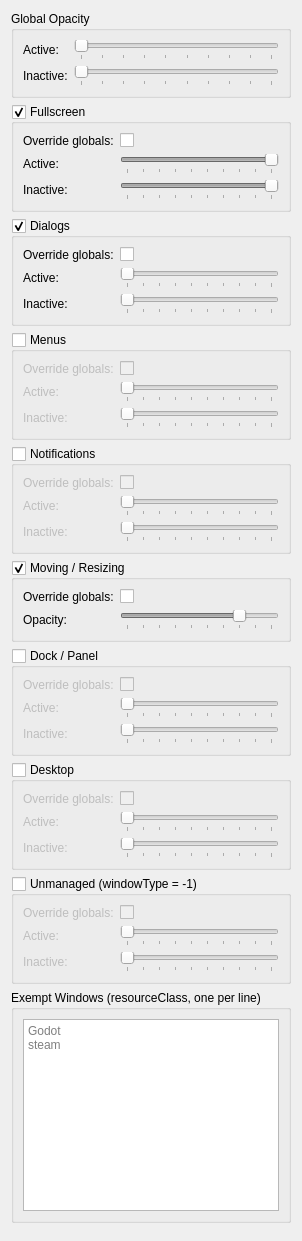
<?xml version="1.0" encoding="UTF-8"?>
<ui version="4.0">
    <class>CTEConfig</class>
        <widget class="QWidget" name="CTEConfig">
        <property name="windowTitle"><string>Consolidated Translucency Effect</string></property>
        <layout class="QVBoxLayout" name="mainLayout">
            <!-- Global -->
            <item>
                <widget class="QGroupBox" name="globalGroup">
                    <property name="title">
                        <string>Global Opacity</string>
                    </property>
                    <layout class="QFormLayout" name="globalForm">
                        <item column="0" row="0">
                            <widget class="QLabel" name="globalActiveLabel">
                                <property name="text">
                                    <string>Active:</string>
                                </property>
                            </widget>
                        </item>
                        <item column="1" row="0">
                            <widget class="QSlider" name="kcfg_GlobalActive">
                                <property name="minimum">
                                    <number>10</number>
                                </property>
                                <property name="maximum">
                                    <number>100</number>
                                </property>
                                <property name="orientation">
                                    <enum>Qt::Horizontal</enum>
                                </property>
                                <property name="tickPosition">
                                    <enum>QSlider::TicksBelow</enum>
                                </property>
                                <property name="tickInterval">
                                    <number>10</number>
                                </property>
                            </widget>
                        </item>
                        <item column="0" row="1">
                            <widget class="QLabel" name="globalInactiveLabel">
                                <property name="text">
                                    <string>Inactive:</string>
                                </property>
                            </widget>
                        </item>
                        <item column="1" row="1">
                            <widget class="QSlider" name="kcfg_GlobalInactive">
                                <property name="minimum">
                                    <number>10</number>
                                </property>
                                <property name="maximum">
                                    <number>100</number>
                                </property>
                                <property name="orientation">
                                    <enum>Qt::Horizontal</enum>
                                </property>
                                <property name="tickPosition">
                                    <enum>QSlider::TicksBelow</enum>
                                </property>
                                <property name="tickInterval">
                                    <number>10</number>
                                </property>
                            </widget>
                        </item>
                    </layout>
                </widget>
            </item>
            <!-- Fullscreen -->
            <item>
                <widget class="QGroupBox" name="kcfg_FullscreenEnabled">
                    <property name="title">
                        <string>Fullscreen</string>
                    </property>
                    <property name="checkable">
                        <bool>true</bool>
                    </property>
                    <property name="checked">
                        <bool>true</bool>
                    </property>
                    <layout class="QFormLayout" name="fullscreenForm">
                        <item column="0" row="0">
                            <widget class="QLabel" name="fullscreenOverrideLabel">
                                <property name="text">
                                    <string>Override globals:</string>
                                </property>
                            </widget>
                        </item>
                        <item column="1" row="0">
                            <widget class="QCheckBox" name="kcfg_FullscreenOverride"/>
                        </item>
                        <item column="0" row="1">
                            <widget class="QLabel" name="fullscreenActiveLabel">
                                <property name="text">
                                    <string>Active:</string>
                                </property>
                            </widget>
                        </item>
                        <item column="1" row="1">
                            <widget class="QSlider" name="kcfg_FullscreenActive">
                                <property name="minimum">
                                    <number>10</number>
                                </property>
                                <property name="maximum">
                                    <number>100</number>
                                </property>
                                <property name="value">
                                    <number>100</number>
                                </property>
                                <property name="orientation">
                                    <enum>Qt::Horizontal</enum>
                                </property>
                                <property name="tickPosition">
                                    <enum>QSlider::TicksBelow</enum>
                                </property>
                                <property name="tickInterval">
                                    <number>10</number>
                                </property>
                                <property name="enabled">
                                    <bool>false</bool>
                                </property>
                            </widget>
                        </item>
                        <item column="0" row="2">
                            <widget class="QLabel" name="fullscreenInactiveLabel">
                                <property name="text">
                                    <string>Inactive:</string>
                                </property>
                            </widget>
                        </item>
                        <item column="1" row="2">
                            <widget class="QSlider" name="kcfg_FullscreenInactive">
                                <property name="minimum">
                                    <number>10</number>
                                </property>
                                <property name="maximum">
                                    <number>100</number>
                                </property>
                                <property name="value">
                                    <number>100</number>
                                </property>
                                <property name="orientation">
                                    <enum>Qt::Horizontal</enum>
                                </property>
                                <property name="tickPosition">
                                    <enum>QSlider::TicksBelow</enum>
                                </property>
                                <property name="tickInterval">
                                    <number>10</number>
                                </property>
                                <property name="enabled">
                                    <bool>false</bool>
                                </property>
                            </widget>
                        </item>
                    </layout>
                </widget>
            </item>
            <!-- Dialogs -->
            <item>
                <widget class="QGroupBox" name="kcfg_DialogsEnabled">
                    <property name="title">
                        <string>Dialogs</string>
                    </property>
                    <property name="checkable">
                        <bool>true</bool>
                    </property>
                    <property name="checked">
                        <bool>true</bool>
                    </property>
                    <layout class="QFormLayout" name="dialogsForm">
                        <item column="0" row="0">
                            <widget class="QLabel" name="dialogsOverrideLabel">
                                <property name="text">
                                    <string>Override globals:</string>
                                </property>
                            </widget>
                        </item>
                        <item column="1" row="0">
                            <widget class="QCheckBox" name="kcfg_DialogsOverride"/>
                        </item>
                        <item column="0" row="1">
                            <widget class="QLabel" name="dialogsActiveLabel">
                                <property name="text">
                                    <string>Active:</string>
                                </property>
                            </widget>
                        </item>
                        <item column="1" row="1">
                            <widget class="QSlider" name="kcfg_DialogsActive">
                                <property name="minimum">
                                    <number>10</number>
                                </property>
                                <property name="maximum">
                                    <number>100</number>
                                </property>
                                <property name="orientation">
                                    <enum>Qt::Horizontal</enum>
                                </property>
                                <property name="tickPosition">
                                    <enum>QSlider::TicksBelow</enum>
                                </property>
                                <property name="tickInterval">
                                    <number>10</number>
                                </property>
                                <property name="enabled">
                                    <bool>false</bool>
                                </property>
                            </widget>
                        </item>
                        <item column="0" row="2">
                            <widget class="QLabel" name="dialogsInactiveLabel">
                                <property name="text">
                                    <string>Inactive:</string>
                                </property>
                            </widget>
                        </item>
                        <item column="1" row="2">
                            <widget class="QSlider" name="kcfg_DialogsInactive">
                                <property name="minimum">
                                    <number>10</number>
                                </property>
                                <property name="maximum">
                                    <number>100</number>
                                </property>
                                <property name="orientation">
                                    <enum>Qt::Horizontal</enum>
                                </property>
                                <property name="tickPosition">
                                    <enum>QSlider::TicksBelow</enum>
                                </property>
                                <property name="tickInterval">
                                    <number>10</number>
                                </property>
                                <property name="enabled">
                                    <bool>false</bool>
                                </property>
                            </widget>
                        </item>
                    </layout>
                </widget>
            </item>
            <!-- Menus -->
            <item>
                <widget class="QGroupBox" name="kcfg_MenusEnabled">
                    <property name="title">
                        <string>Menus</string>
                    </property>
                    <property name="checkable">
                        <bool>true</bool>
                    </property>
                    <property name="checked">
                        <bool>false</bool>
                    </property>
                    <layout class="QFormLayout" name="menusForm">
                        <item column="0" row="0">
                            <widget class="QLabel" name="menusOverrideLabel">
                                <property name="text">
                                    <string>Override globals:</string>
                                </property>
                            </widget>
                        </item>
                        <item column="1" row="0">
                            <widget class="QCheckBox" name="kcfg_MenusOverride"/>
                        </item>
                        <item column="0" row="1">
                            <widget class="QLabel" name="menusActiveLabel">
                                <property name="text">
                                    <string>Active:</string>
                                </property>
                            </widget>
                        </item>
                        <item column="1" row="1">
                            <widget class="QSlider" name="kcfg_MenusActive">
                                <property name="minimum">
                                    <number>10</number>
                                </property>
                                <property name="maximum">
                                    <number>100</number>
                                </property>
                                <property name="orientation">
                                    <enum>Qt::Horizontal</enum>
                                </property>
                                <property name="tickPosition">
                                    <enum>QSlider::TicksBelow</enum>
                                </property>
                                <property name="tickInterval">
                                    <number>10</number>
                                </property>
                                <property name="enabled">
                                    <bool>false</bool>
                                </property>
                            </widget>
                        </item>
                        <item column="0" row="2">
                            <widget class="QLabel" name="menusInactiveLabel">
                                <property name="text">
                                    <string>Inactive:</string>
                                </property>
                            </widget>
                        </item>
                        <item column="1" row="2">
                            <widget class="QSlider" name="kcfg_MenusInactive">
                                <property name="minimum">
                                    <number>10</number>
                                </property>
                                <property name="maximum">
                                    <number>100</number>
                                </property>
                                <property name="orientation">
                                    <enum>Qt::Horizontal</enum>
                                </property>
                                <property name="tickPosition">
                                    <enum>QSlider::TicksBelow</enum>
                                </property>
                                <property name="tickInterval">
                                    <number>10</number>
                                </property>
                                <property name="enabled">
                                    <bool>false</bool>
                                </property>
                            </widget>
                        </item>
                    </layout>
                </widget>
            </item>
            <!-- Notifications -->
            <item>
                <widget class="QGroupBox" name="kcfg_NotificationsEnabled">
                    <property name="title">
                        <string>Notifications</string>
                    </property>
                    <property name="checkable">
                        <bool>true</bool>
                    </property>
                    <property name="checked">
                        <bool>false</bool>
                    </property>
                    <layout class="QFormLayout" name="notificationsForm">
                        <item column="0" row="0">
                            <widget class="QLabel" name="notificationsOverrideLabel">
                                <property name="text">
                                    <string>Override globals:</string>
                                </property>
                            </widget>
                        </item>
                        <item column="1" row="0">
                            <widget class="QCheckBox" name="kcfg_NotificationsOverride"/>
                        </item>
                        <item column="0" row="1">
                            <widget class="QLabel" name="notificationsActiveLabel">
                                <property name="text">
                                    <string>Active:</string>
                                </property>
                            </widget>
                        </item>
                        <item column="1" row="1">
                            <widget class="QSlider" name="kcfg_NotificationsActive">
                                <property name="minimum">
                                    <number>10</number>
                                </property>
                                <property name="maximum">
                                    <number>100</number>
                                </property>
                                <property name="orientation">
                                    <enum>Qt::Horizontal</enum>
                                </property>
                                <property name="tickPosition">
                                    <enum>QSlider::TicksBelow</enum>
                                </property>
                                <property name="tickInterval">
                                    <number>10</number>
                                </property>
                                <property name="enabled">
                                    <bool>false</bool>
                                </property>
                            </widget>
                        </item>
                        <item column="0" row="2">
                            <widget class="QLabel" name="notificationsInactiveLabel">
                                <property name="text">
                                    <string>Inactive:</string>
                                </property>
                            </widget>
                        </item>
                        <item column="1" row="2">
                            <widget class="QSlider" name="kcfg_NotificationsInactive">
                                <property name="minimum">
                                    <number>10</number>
                                </property>
                                <property name="maximum">
                                    <number>100</number>
                                </property>
                                <property name="orientation">
                                    <enum>Qt::Horizontal</enum>
                                </property>
                                <property name="tickPosition">
                                    <enum>QSlider::TicksBelow</enum>
                                </property>
                                <property name="tickInterval">
                                    <number>10</number>
                                </property>
                                <property name="enabled">
                                    <bool>false</bool>
                                </property>
                            </widget>
                        </item>
                    </layout>
                </widget>
            </item>
            <!-- Move/Resize -->
            <item>
                <widget class="QGroupBox" name="kcfg_MoveResizeEnabled">
                    <property name="title">
                        <string>Moving / Resizing</string>
                    </property>
                    <property name="checkable">
                        <bool>true</bool>
                    </property>
                    <property name="checked">
                        <bool>true</bool>
                    </property>
                    <layout class="QFormLayout" name="moveResizeForm">
                        <item column="0" row="0">
                            <widget class="QLabel" name="moveResizeOverrideLabel">
                                <property name="text">
                                    <string>Override globals:</string>
                                </property>
                            </widget>
                        </item>
                        <item column="1" row="0">
                            <widget class="QCheckBox" name="kcfg_MoveResizeOverride"/>
                        </item>
                        <item column="0" row="1">
                            <widget class="QLabel" name="moveResizeOpacityLabel">
                                <property name="text">
                                    <string>Opacity:</string>
                                </property>
                            </widget>
                        </item>
                        <item column="1" row="1">
                            <widget class="QSlider" name="kcfg_MoveResizeOpacity">
                                <property name="minimum">
                                    <number>10</number>
                                </property>
                                <property name="maximum">
                                    <number>100</number>
                                </property>
                                <property name="value">
                                    <number>80</number>
                                </property>
                                <property name="orientation">
                                    <enum>Qt::Horizontal</enum>
                                </property>
                                <property name="tickPosition">
                                    <enum>QSlider::TicksBelow</enum>
                                </property>
                                <property name="tickInterval">
                                    <number>10</number>
                                </property>
                                <property name="enabled">
                                    <bool>false</bool>
                                </property>
                            </widget>
                        </item>
                    </layout>
                </widget>
            </item>
            <!-- Dock -->
            <item>
                <widget class="QGroupBox" name="kcfg_DockEnabled">
                    <property name="title">
                        <string>Dock / Panel</string>
                    </property>
                    <property name="checkable">
                        <bool>true</bool>
                    </property>
                    <property name="checked">
                        <bool>false</bool>
                    </property>
                    <layout class="QFormLayout" name="dockForm">
                        <item column="0" row="0">
                            <widget class="QLabel" name="dockOverrideLabel">
                                <property name="text">
                                    <string>Override globals:</string>
                                </property>
                            </widget>
                        </item>
                        <item column="1" row="0">
                            <widget class="QCheckBox" name="kcfg_DockOverride"/>
                        </item>
                        <item column="0" row="1">
                            <widget class="QLabel" name="dockActiveLabel">
                                <property name="text">
                                    <string>Active:</string>
                                </property>
                            </widget>
                        </item>
                        <item column="1" row="1">
                            <widget class="QSlider" name="kcfg_DockActive">
                                <property name="minimum">
                                    <number>10</number>
                                </property>
                                <property name="maximum">
                                    <number>100</number>
                                </property>
                                <property name="orientation">
                                    <enum>Qt::Horizontal</enum>
                                </property>
                                <property name="tickPosition">
                                    <enum>QSlider::TicksBelow</enum>
                                </property>
                                <property name="tickInterval">
                                    <number>10</number>
                                </property>
                                <property name="enabled">
                                    <bool>false</bool>
                                </property>
                            </widget>
                        </item>
                        <item column="0" row="2">
                            <widget class="QLabel" name="dockInactiveLabel">
                                <property name="text">
                                    <string>Inactive:</string>
                                </property>
                            </widget>
                        </item>
                        <item column="1" row="2">
                            <widget class="QSlider" name="kcfg_DockInactive">
                                <property name="minimum">
                                    <number>10</number>
                                </property>
                                <property name="maximum">
                                    <number>100</number>
                                </property>
                                <property name="orientation">
                                    <enum>Qt::Horizontal</enum>
                                </property>
                                <property name="tickPosition">
                                    <enum>QSlider::TicksBelow</enum>
                                </property>
                                <property name="tickInterval">
                                    <number>10</number>
                                </property>
                                <property name="enabled">
                                    <bool>false</bool>
                                </property>
                            </widget>
                        </item>
                    </layout>
                </widget>
            </item>
            <!-- Desktop -->
            <item>
                <widget class="QGroupBox" name="kcfg_DesktopEnabled">
                    <property name="title">
                        <string>Desktop</string>
                    </property>
                    <property name="checkable">
                        <bool>true</bool>
                    </property>
                    <property name="checked">
                        <bool>false</bool>
                    </property>
                    <layout class="QFormLayout" name="desktopForm">
                        <item column="0" row="0">
                            <widget class="QLabel" name="desktopOverrideLabel">
                                <property name="text">
                                    <string>Override globals:</string>
                                </property>
                            </widget>
                        </item>
                        <item column="1" row="0">
                            <widget class="QCheckBox" name="kcfg_DesktopOverride"/>
                        </item>
                        <item column="0" row="1">
                            <widget class="QLabel" name="desktopActiveLabel">
                                <property name="text">
                                    <string>Active:</string>
                                </property>
                            </widget>
                        </item>
                        <item column="1" row="1">
                            <widget class="QSlider" name="kcfg_DesktopActive">
                                <property name="minimum">
                                    <number>10</number>
                                </property>
                                <property name="maximum">
                                    <number>100</number>
                                </property>
                                <property name="orientation">
                                    <enum>Qt::Horizontal</enum>
                                </property>
                                <property name="tickPosition">
                                    <enum>QSlider::TicksBelow</enum>
                                </property>
                                <property name="tickInterval">
                                    <number>10</number>
                                </property>
                                <property name="enabled">
                                    <bool>false</bool>
                                </property>
                            </widget>
                        </item>
                        <item column="0" row="2">
                            <widget class="QLabel" name="desktopInactiveLabel">
                                <property name="text">
                                    <string>Inactive:</string>
                                </property>
                            </widget>
                        </item>
                        <item column="1" row="2">
                            <widget class="QSlider" name="kcfg_DesktopInactive">
                                <property name="minimum">
                                    <number>10</number>
                                </property>
                                <property name="maximum">
                                    <number>100</number>
                                </property>
                                <property name="orientation">
                                    <enum>Qt::Horizontal</enum>
                                </property>
                                <property name="tickPosition">
                                    <enum>QSlider::TicksBelow</enum>
                                </property>
                                <property name="tickInterval">
                                    <number>10</number>
                                </property>
                                <property name="enabled">
                                    <bool>false</bool>
                                </property>
                            </widget>
                        </item>
                    </layout>
                </widget>
            </item>
            <!-- Unmanaged -->
            <item>
                <widget class="QGroupBox" name="kcfg_UnmanagedEnabled">
                    <property name="title">
                        <string>Unmanaged (windowType = -1)</string>
                    </property>
                    <property name="checkable">
                        <bool>true</bool>
                    </property>
                    <property name="checked">
                        <bool>false</bool>
                    </property>
                    <layout class="QFormLayout" name="unmanagedForm">
                        <item column="0" row="0">
                            <widget class="QLabel" name="unmanagedOverrideLabel">
                                <property name="text">
                                    <string>Override globals:</string>
                                </property>
                            </widget>
                        </item>
                        <item column="1" row="0">
                            <widget class="QCheckBox" name="kcfg_UnmanagedOverride"/>
                        </item>
                        <item column="0" row="1">
                            <widget class="QLabel" name="unmanagedActiveLabel">
                                <property name="text">
                                    <string>Active:</string>
                                </property>
                            </widget>
                        </item>
                        <item column="1" row="1">
                            <widget class="QSlider" name="kcfg_UnmanagedActive">
                                <property name="minimum">
                                    <number>10</number>
                                </property>
                                <property name="maximum">
                                    <number>100</number>
                                </property>
                                <property name="orientation">
                                    <enum>Qt::Horizontal</enum>
                                </property>
                                <property name="tickPosition">
                                    <enum>QSlider::TicksBelow</enum>
                                </property>
                                <property name="tickInterval">
                                    <number>10</number>
                                </property>
                                <property name="enabled">
                                    <bool>false</bool>
                                </property>
                            </widget>
                        </item>
                        <item column="0" row="2">
                            <widget class="QLabel" name="unmanagedInactiveLabel">
                                <property name="text">
                                    <string>Inactive:</string>
                                </property>
                            </widget>
                        </item>
                        <item column="1" row="2">
                            <widget class="QSlider" name="kcfg_UnmanagedInactive">
                                <property name="minimum">
                                    <number>10</number>
                                </property>
                                <property name="maximum">
                                    <number>100</number>
                                </property>
                                <property name="orientation">
                                    <enum>Qt::Horizontal</enum>
                                </property>
                                <property name="tickPosition">
                                    <enum>QSlider::TicksBelow</enum>
                                </property>
                                <property name="tickInterval">
                                    <number>10</number>
                                </property>
                                <property name="enabled">
                                    <bool>false</bool>
                                </property>
                            </widget>
                        </item>
                    </layout>
                </widget>
            </item>
            <!-- Exempt list -->
            <item>
                <widget class="QGroupBox" name="exemptGroup">
                    <property name="title">
                        <string>Exempt Windows (resourceClass, one per line)</string>
                    </property>
                    <layout class="QVBoxLayout">
                        <item>
                            <widget class="QPlainTextEdit" name="kcfg_ExemptList">
                                <property name="placeholderText">
                                    <string>Godot
steam
                                    </string>
                                </property>
                            </widget>
                        </item>
                    </layout>
                </widget>
            </item>
            <item>
                <spacer name="verticalSpacer">
                    <property name="orientation">
                        <enum>Qt::Vertical</enum>
                    </property>
                </spacer>
            </item>
        </layout>
    </widget>
    <resources/>
    <connections>
        <!-- Fullscreen override toggles sliders -->
        <connection>
            <sender>kcfg_FullscreenOverride</sender>
            <signal>toggled(bool)</signal>
            <receiver>kcfg_FullscreenActive</receiver>
            <slot>setEnabled(bool)</slot>
        </connection>
        <connection>
            <sender>kcfg_FullscreenOverride</sender>
            <signal>toggled(bool)</signal>
            <receiver>kcfg_FullscreenInactive</receiver>
            <slot>setEnabled(bool)</slot>
        </connection>
        <!-- Dialogs override toggles sliders -->
        <connection>
            <sender>kcfg_DialogsOverride</sender>
            <signal>toggled(bool)</signal>
            <receiver>kcfg_DialogsActive</receiver>
            <slot>setEnabled(bool)</slot>
        </connection>
        <connection>
            <sender>kcfg_DialogsOverride</sender>
            <signal>toggled(bool)</signal>
            <receiver>kcfg_DialogsInactive</receiver>
            <slot>setEnabled(bool)</slot>
        </connection>
        <!-- Menus override toggles sliders -->
        <connection>
            <sender>kcfg_MenusOverride</sender>
            <signal>toggled(bool)</signal>
            <receiver>kcfg_MenusActive</receiver>
            <slot>setEnabled(bool)</slot>
        </connection>
        <connection>
            <sender>kcfg_MenusOverride</sender>
            <signal>toggled(bool)</signal>
            <receiver>kcfg_MenusInactive</receiver>
            <slot>setEnabled(bool)</slot>
        </connection>
        <!-- Notifications override toggles sliders -->
        <connection>
            <sender>kcfg_NotificationsOverride</sender>
            <signal>toggled(bool)</signal>
            <receiver>kcfg_NotificationsActive</receiver>
            <slot>setEnabled(bool)</slot>
        </connection>
        <connection>
            <sender>kcfg_NotificationsOverride</sender>
            <signal>toggled(bool)</signal>
            <receiver>kcfg_NotificationsInactive</receiver>
            <slot>setEnabled(bool)</slot>
        </connection>
        <!-- MoveResize override toggles slider -->
        <connection>
            <sender>kcfg_MoveResizeOverride</sender>
            <signal>toggled(bool)</signal>
            <receiver>kcfg_MoveResizeOpacity</receiver>
            <slot>setEnabled(bool)</slot>
        </connection>
        <!-- Dock override toggles sliders -->
        <connection>
            <sender>kcfg_DockOverride</sender>
            <signal>toggled(bool)</signal>
            <receiver>kcfg_DockActive</receiver>
            <slot>setEnabled(bool)</slot>
        </connection>
        <connection>
            <sender>kcfg_DockOverride</sender>
            <signal>toggled(bool)</signal>
            <receiver>kcfg_DockInactive</receiver>
            <slot>setEnabled(bool)</slot>
        </connection>
        <!-- Desktop override toggles sliders -->
        <connection>
            <sender>kcfg_DesktopOverride</sender>
            <signal>toggled(bool)</signal>
            <receiver>kcfg_DesktopActive</receiver>
            <slot>setEnabled(bool)</slot>
        </connection>
        <connection>
            <sender>kcfg_DesktopOverride</sender>
            <signal>toggled(bool)</signal>
            <receiver>kcfg_DesktopInactive</receiver>
            <slot>setEnabled(bool)</slot>
        </connection>
        <!-- Unmanaged override toggles sliders -->
        <connection>
            <sender>kcfg_UnmanagedOverride</sender>
            <signal>toggled(bool)</signal>
            <receiver>kcfg_UnmanagedActive</receiver>
            <slot>setEnabled(bool)</slot>
        </connection>
        <connection>
            <sender>kcfg_UnmanagedOverride</sender>
            <signal>toggled(bool)</signal>
            <receiver>kcfg_UnmanagedInactive</receiver>
            <slot>setEnabled(bool)</slot>
        </connection>
    </connections>
</ui>
